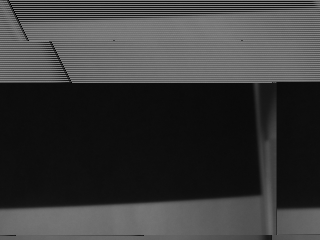
#> input picture ImageProcess/raw_pic/BEFORE.bmp, 320 x 240 px
$ python -i readBMP.py   (imports and definitions only)
#> lines starting #> are read from the running program, lines starting #| are printed output that depends on the picture; after the words box and inside, x2 and y2 are one past the last pixel; in counts of white or black regions, pixels touching at a corner belong together

#==============================================================================================================================================================

from PIL import Image
from PIL import ImageFilter
from PIL import ImageShow
from PIL import *
import numpy as np
import time

WHITE = [255, 255, 255]
BLACK = [0, 0, 0]
LEFT = 0
TOP = 40
RIGHT = 240
BOTTOM = 280
NxN = 4

# !! ----- read crop and save ----- #
def goBW(img_data):
    goLIST = np.array(img_data).tolist()
    for row in range(0, len(goLIST)):
        for column in range (0,len(goLIST[0])):
            if goLIST[row][column][0] > 50 :
                goLIST[row][column] = WHITE
            else:
                goLIST[row][column] =  BLACK
    return np.asarray(goLIST)

def BWgo2Array(bw_data):
    tempARRAY = np.array(bw_data, dtype=np.uint8)
    return Image.fromarray(tempARRAY)

def readBMP(img_array):
    # ! ---- READ  BLUR  B&W backtoPIC CROP DONE ---- ! #
    # readIM = Image.open('ImageProcess/raw_pic/60.bmp', 'r')
    imFT = img_array.filter(ImageFilter.GaussianBlur(radius = 3))
    imBW = goBW(imFT)
    imNEW = BWgo2Array(imBW)
    newSIZE = (NxN, NxN)
    imCROP = imNEW.crop((LEFT, TOP, RIGHT, BOTTOM))
    imDONE = imCROP.resize(newSIZE)
    # imDONE.save('ImageProcess/raw_pic/'+'DATACOM'+'.bmp')
    # imDONE.show()
    return imDONE
    # [19 lines of commented-out code are left out]

>>> from PIL import Image
>>> picture = Image.open('raw_pic/BEFORE.bmp')
#> picture is the input picture: PIL image 320x240 RGB; min 0, max 135, mean 58.6
>>> result = readBMP(picture)
#> in readBMP, `imFT = img_array.filter(ImageFilter.GaussianBlur(radius = 3))`:
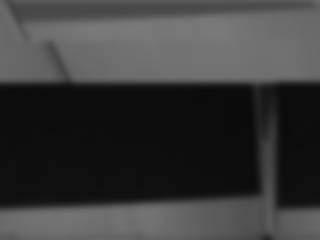
#> imFT: PIL image 320x240 RGB; min 10, max 122, mean 58.8
#> in goBW, `goLIST = np.array(img_data).tolist()`: goLIST = 240 items
#> in goBW, `return np.asarray(goLIST)`:
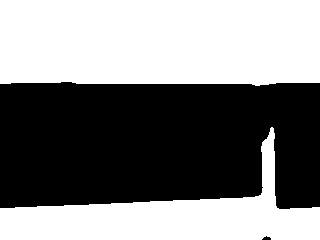
#> returned value: shape (240, 320, 3) int64; 51.3% white; 2 black regions, box (x1, y1, x2, y2) and area: (0, 82, 320, 209) 37359, (262, 236, 271, 240) 24
#> in readBMP, `imCROP = imNEW.crop((LEFT, TOP, RIGHT, BOTTOM))`:
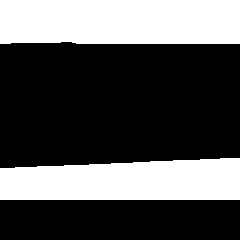
#> imCROP: PIL image 240x240 RGB; 33.6% white; 2 white regions, box (x1, y1, x2, y2) and area: (0, 0, 240, 44) 10484, (0, 158, 240, 200) 8888
